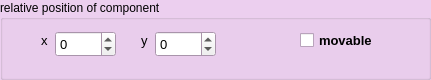
    <widget class="QGroupBox" name="groupPosition">
     <property name="geometry">
      <rect>
       <x>30</x>
       <y>140</y>
       <width>431</width>
       <height>80</height>
      </rect>
     </property>
     <property name="palette">
      <palette>
       <active>
        <colorrole role="Base">
         <brush brushstyle="SolidPattern">
          <color alpha="255">
           <red>255</red>
           <green>255</green>
           <blue>255</blue>
          </color>
         </brush>
        </colorrole>
        <colorrole role="Window">
         <brush brushstyle="SolidPattern">
          <color alpha="255">
           <red>236</red>
           <green>207</green>
           <blue>239</blue>
          </color>
         </brush>
        </colorrole>
       </active>
       <inactive>
        <colorrole role="Base">
         <brush brushstyle="SolidPattern">
          <color alpha="255">
           <red>255</red>
           <green>255</green>
           <blue>255</blue>
          </color>
         </brush>
        </colorrole>
        <colorrole role="Window">
         <brush brushstyle="SolidPattern">
          <color alpha="255">
           <red>236</red>
           <green>207</green>
           <blue>239</blue>
          </color>
         </brush>
        </colorrole>
       </inactive>
       <disabled>
        <colorrole role="Base">
         <brush brushstyle="SolidPattern">
          <color alpha="255">
           <red>236</red>
           <green>207</green>
           <blue>239</blue>
          </color>
         </brush>
        </colorrole>
        <colorrole role="Window">
         <brush brushstyle="SolidPattern">
          <color alpha="255">
           <red>236</red>
           <green>207</green>
           <blue>239</blue>
          </color>
         </brush>
        </colorrole>
       </disabled>
      </palette>
     </property>
     <property name="autoFillBackground">
      <bool>true</bool>
     </property>
     <property name="title">
      <string>relative position of component</string>
     </property>
     <widget class="QSpinBox" name="spinRelPositionX">
      <property name="geometry">
       <rect>
        <x>55</x>
        <y>31</y>
        <width>61</width>
        <height>26</height>
       </rect>
      </property>
      <property name="font">
       <font>
        <pointsize>10</pointsize>
        <weight>50</weight>
        <bold>false</bold>
       </font>
      </property>
      <property name="minimum">
       <number>-100</number>
      </property>
      <property name="maximum">
       <number>100</number>
      </property>
     </widget>
     <widget class="QSpinBox" name="spinRelPositionY">
      <property name="geometry">
       <rect>
        <x>155</x>
        <y>31</y>
        <width>61</width>
        <height>26</height>
       </rect>
      </property>
      <property name="font">
       <font>
        <pointsize>10</pointsize>
        <weight>50</weight>
        <bold>false</bold>
       </font>
      </property>
      <property name="minimum">
       <number>-100</number>
      </property>
      <property name="maximum">
       <number>100</number>
      </property>
     </widget>
     <widget class="QLabel" name="label_45">
      <property name="geometry">
       <rect>
        <x>41</x>
        <y>31</y>
        <width>16</width>
        <height>18</height>
       </rect>
      </property>
      <property name="font">
       <font>
        <pointsize>10</pointsize>
        <weight>50</weight>
        <bold>false</bold>
       </font>
      </property>
      <property name="text">
       <string>x</string>
      </property>
     </widget>
     <widget class="QLabel" name="label_46">
      <property name="geometry">
       <rect>
        <x>141</x>
        <y>31</y>
        <width>16</width>
        <height>18</height>
       </rect>
      </property>
      <property name="font">
       <font>
        <pointsize>10</pointsize>
        <weight>50</weight>
        <bold>false</bold>
       </font>
      </property>
      <property name="text">
       <string>y</string>
      </property>
     </widget>
     <widget class="QCheckBox" name="checkMovable">
      <property name="geometry">
       <rect>
        <x>300</x>
        <y>25</y>
        <width>111</width>
        <height>31</height>
       </rect>
      </property>
      <property name="font">
       <font>
        <pointsize>10</pointsize>
        <weight>75</weight>
        <bold>true</bold>
       </font>
      </property>
      <property name="text">
       <string>movable</string>
      </property>
     </widget>
    </widget>
